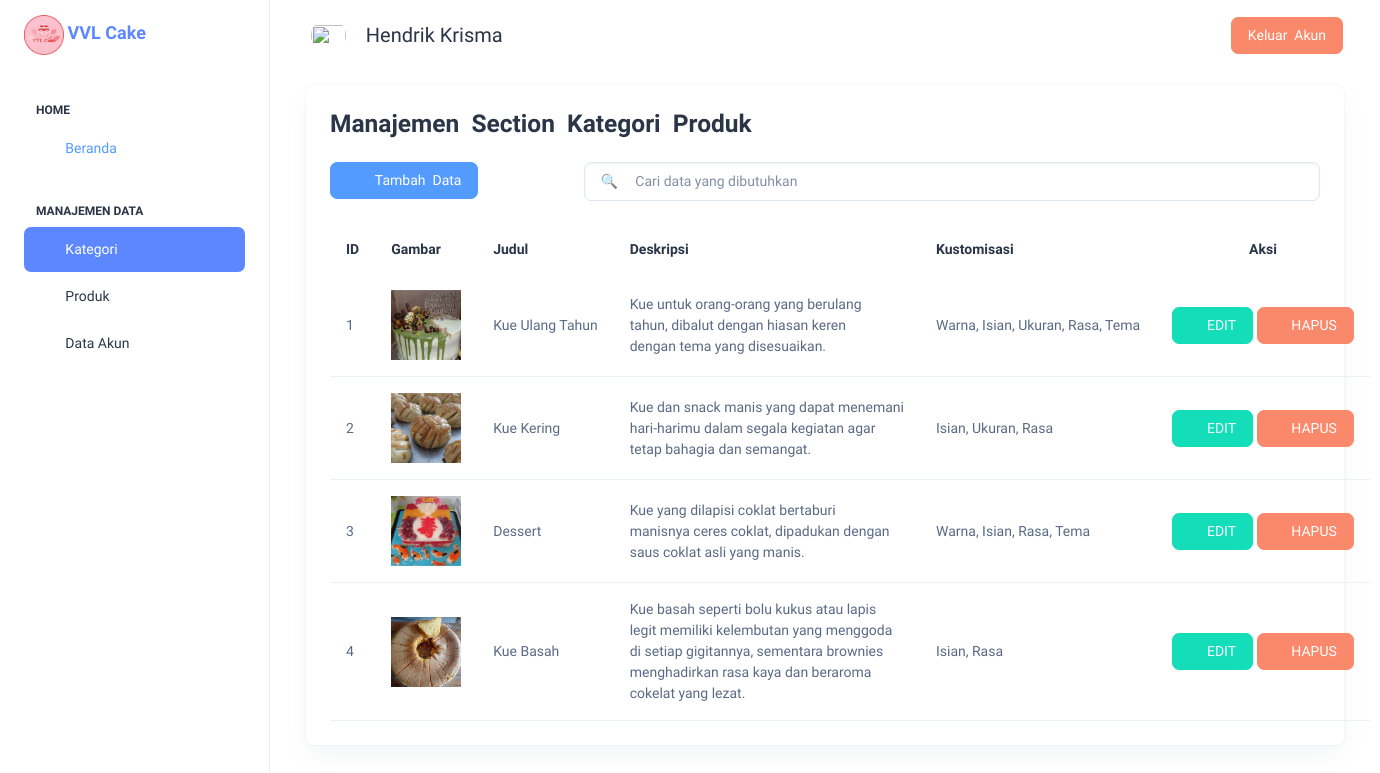
Page /admin_dashboard.php?section=produk_kami (signed in) on the committed database.
### tables this page shows
CREATE TABLE `produk_kami` (
  `id_produkkami` int(10) NOT NULL,
  `gambar_pk` varchar(255) NOT NULL,
  `judul_pk` varchar(80) NOT NULL,
  `deskripsi_pk` varchar(255) NOT NULL,
  `kustomisasi` varchar(255) NOT NULL
);

### web/produk_kami/produk_kami.php (the view, shortened to what this page needs)
<?php
$aksi = isset($_GET['aksi']) ? $_GET['aksi'] : "";
if ($aksi == "tambah") {
    include "produkkami_tambah.php";
} else if ($aksi == "edit") {
    include "produkkami_edit.php";
} else {
?>
    <div class="container-fluid">
        <div class="col-lg-12 d-flex align-items-stretch">
            <div class="card w-100">
                <div class="card-body p-4">
                    <h3 class="fw-semibold mb-4">Manajemen&nbsp; Section&nbsp; Kategori&nbsp; Produk</h3>
                    <div class="row">
                        <div class="mb-3 col-sm-3">
                            <a href="admin_dashboard.php?section=produk_kami&aksi=tambah" class="btn btn-info">
                                <span style="margin-right:10px;"><i class="ti ti-pencil-plus"></i></span>
                                <span>&nbsp;Tambah &nbsp;Data</span>
                            </a>
                        </div>
                        <div class="form-group mb-4 d-flex col-sm-9">
                            <input type="text" id="myInput" class="form-control" name="" placeholder="&#128269; &nbsp; &nbsp; Cari data yang dibutuhkan">
                        </div>
                    </div>
                    <div class="table-responsive-sm">
                        <table class="table text-nowrap mb-0 align-middle" width="100%" cellspacing="0">
                            <thead class="text-dark fs-4">
                                <tr>
                                    <th class="border-bottom-0" style="width: 5%">
                                        <h6 class="fw-semibold mb-0">ID</h6>
                                    </th>
                                    <th class="border-bottom-0" style="width: 15%">
                                        <h6 class="fw-semibold mb-0">Gambar</h6>
                                    </th>
                                    <th class="border-bottom-0" style="width: 15">
                                        <h6 class="fw-semibold mb-0">Judul</h6>
                                    </th>
                                    <th class="border-bottom-0" style="width: 25%">
                                        <h6 class="fw-semibold mb-0">Deskripsi</h6>
                                    </th>
                                    <th class="border-bottom-0" style="width:  15%">
                                        <h6 class="fw-semibold mb-0">Kustomisasi</h6>
                                    </th>
                                    <th class="border-bottom-0 text-center" style="width: 25%">
                                        <h6 class="fw-semibold mb-0">Aksi</h6>
                                    </th>
                                </tr>
                            </thead>
                            <tbody id="myTable">
                                <?php
                                $no = 1;
                                $sql = "SELECT * FROM produk_kami";
                                $query = mysqli_query($con, $sql);
                                while ($row = mysqli_fetch_array($query)) {
                                    $link_edit = "admin_dashboard.php?section=produk_kami&aksi=edit&id=$row[id_produkkami]";
                                    $link_gambar = "./assets/images/inserted_img/$row[gambar_pk]";
                                ?>
                                    <tr>
                                        <td>
                                            <?= $no; ?>
                                        </td>
                                        <td>
                                            <img src="<?= $link_gambar; ?>" class="zoom-hover" style='height: 70px; width: 70px; object-fit: cover'>
                                        </td>
                                        <td>
                                            <?= $row['judul_pk']; ?>
                                        </td>
                                        <td w>
                                            <?php $text = $row['deskripsi_pk'];
                                            $deskripsi = wordwrap($text, 40, "<br/>\n");
                                            echo $deskripsi;
                                            ?>
                                        </td>
                                        <td>
                                            <?= $row['kustomisasi'];
                                            ?>
                                        </td>
                                        <td class="text-center">
                                            <button type="button" class="btn btn-success">
                                                <a class="text-light" href="<?= $link_edit; ?>">
                                                    <i class="ti ti-edit"></i>&nbsp; EDIT
                                                </a>
                                            </button>
                                            <button type="button" class="btn btn-danger" data-bs-toggle="modal" data-bs-target="#hapuskategori<?= $row['id_produkkami']; ?>">
                                                <i class="ti ti-trash"></i>&nbsp; HAPUS
                                            </button>
                                        </td>
                                    </tr>
                                <?php
                                    $no++;
                                }
                                ?>
                            </tbody>
                        </table>
                    </div>
                </div>
            </div>
        </div>
    </div>
<?php
}
?>

### web/produk_kami/produk_kami.php (style rules this page uses)
.zoom-hover { transition: .2s; }

### rows in the picture
produk_kami: gambar_pk (picture), judul_pk "Kue Ulang Tahun", deskripsi_pk "Kue untuk orang-orang yang berulang tahun, dibalut dengan hiasan keren dengan tema yang disesuaikan.", kustomisasi "Warna, Isian, Ukuran, Rasa, Tema"
produk_kami: gambar_pk (picture), judul_pk "Kue Kering", deskripsi_pk "Kue dan snack manis yang dapat menemani hari-harimu dalam segala kegiatan agar tetap bahagia dan semangat.", kustomisasi "Isian, Ukuran, Rasa"
produk_kami: gambar_pk (picture), judul_pk "Dessert", deskripsi_pk "Kue yang dilapisi coklat bertaburi manisnya ceres coklat, dipadukan dengan saus coklat asli yang manis.", kustomisasi "Warna, Isian, Rasa, Tema"
produk_kami: gambar_pk (picture), judul_pk "Kue Basah", deskripsi_pk "Kue basah seperti bolu kukus atau lapis legit memiliki kelembutan yang menggoda di setiap gigitannya, sementara brownies menghadirkan rasa kaya dan beraroma cokelat yang lezat.", kustomisasi "Isian, Rasa"

### other values in the picture
$_SESSION['admin_name'] "Hendrik Krisma"
